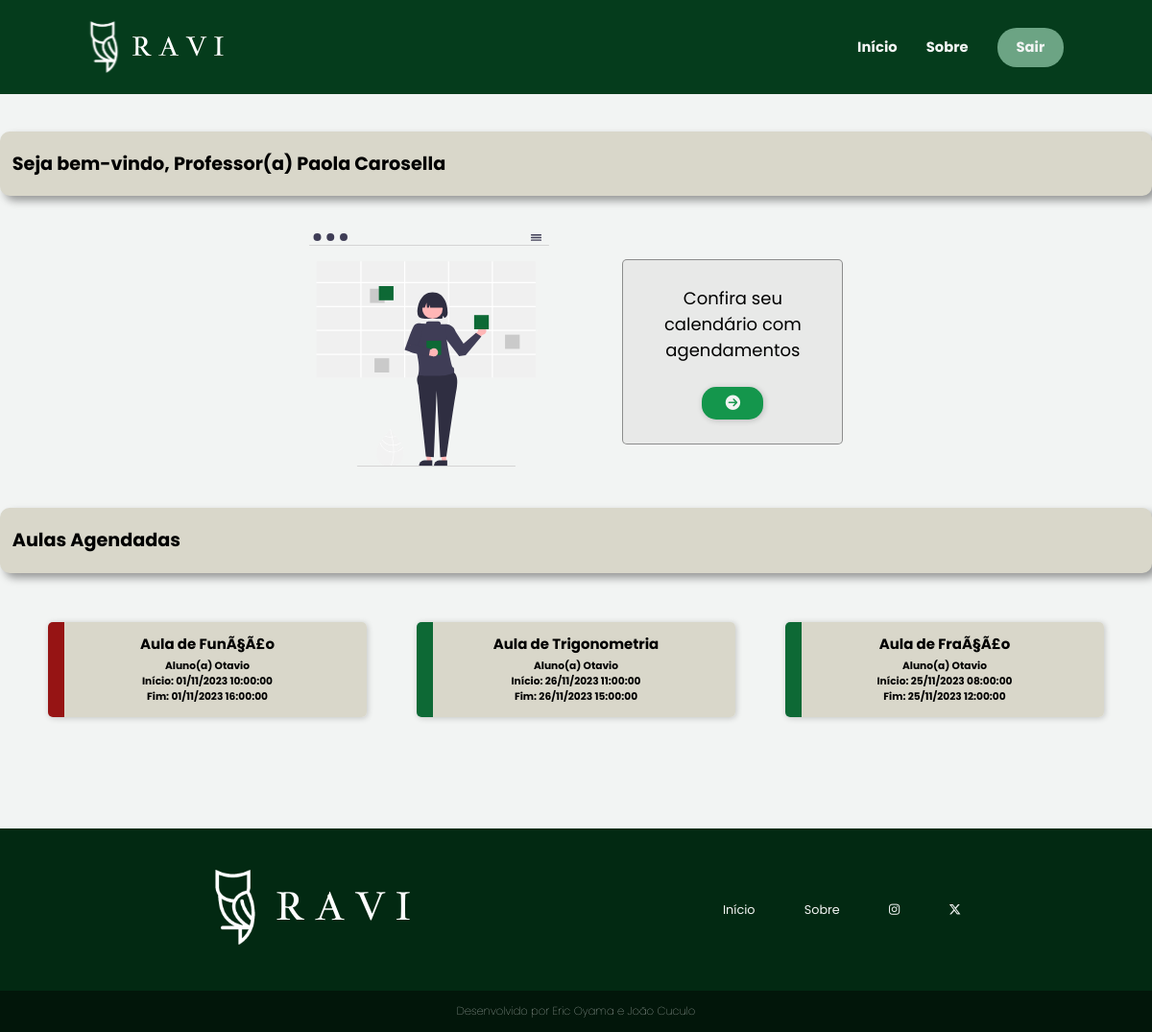
The app's page /sistema-professor/professor/principal.php (signed in), older data.
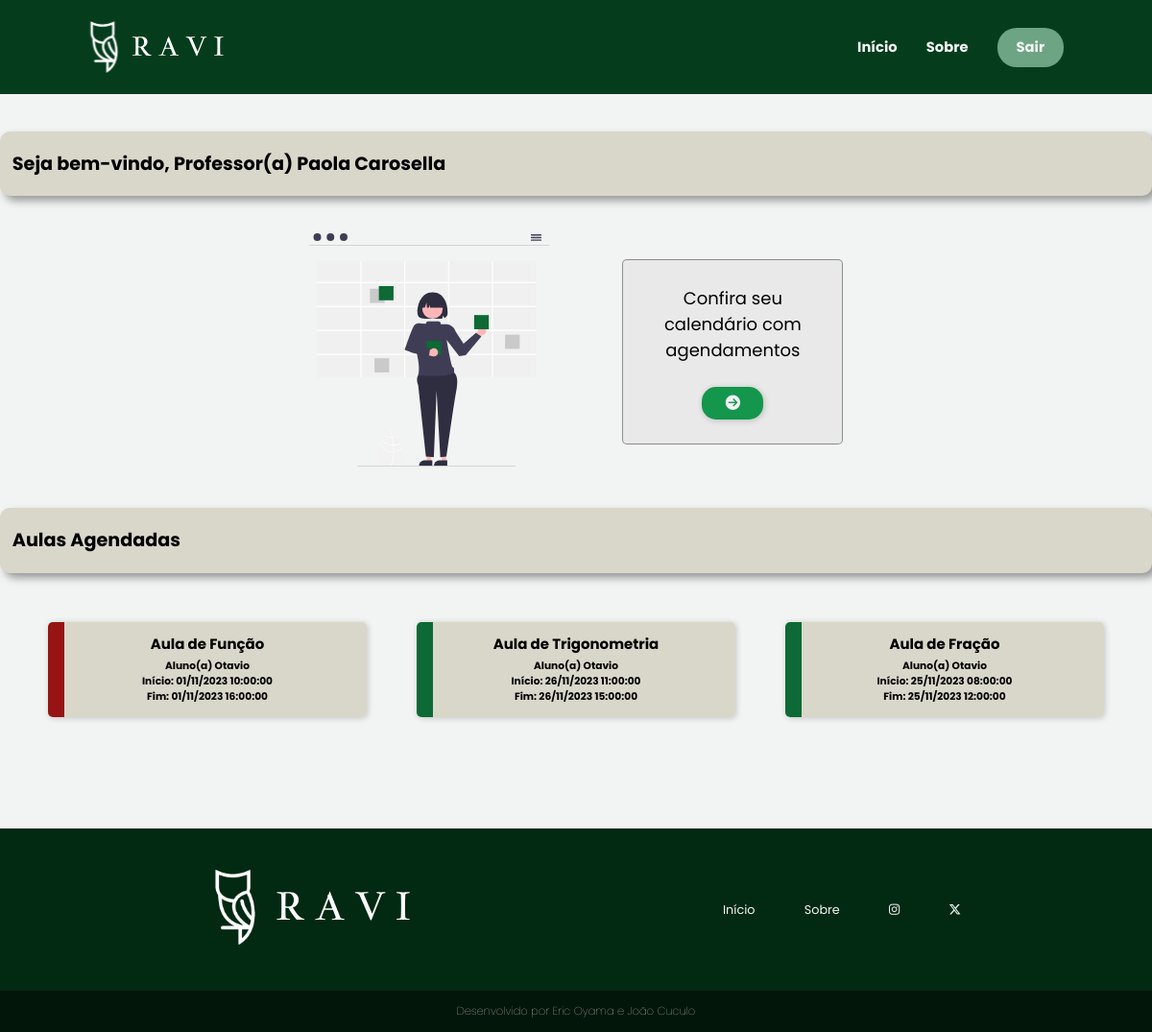
The same page, newer data.
### tables this page shows
CREATE TABLE `events` (
  `id` int(11) NOT NULL,
  `title` varchar(220) NOT NULL,
  `color` varchar(45) NOT NULL,
  `start` datetime NOT NULL,
  `end` datetime NOT NULL,
  `conteudo` text NOT NULL,
  `formaPag` varchar(20) NOT NULL,
  `aluno_id` int(11) DEFAULT NULL,
  `professor_id` int(11) DEFAULT NULL,
  `valorTotal` int(11) NOT NULL
);

CREATE TABLE `aluno` (
  `id` int(11) NOT NULL,
  `nome` varchar(100) NOT NULL,
  `email` varchar(100) NOT NULL,
  `senha` varchar(255) NOT NULL,
  `dn` date NOT NULL,
  `endereco` varchar(100) NOT NULL,
  `cep` varchar(20) NOT NULL,
  `estado` varchar(100) NOT NULL,
  `cidade` varchar(100) NOT NULL,
  `telefone` varchar(20) NOT NULL,
  `cpf` varchar(20) NOT NULL,
  `rg` varchar(20) NOT NULL,
  `sexo` varchar(10) NOT NULL,
  `dataCad` timestamp NOT NULL DEFAULT current_timestamp(),
  `status` varchar(11) NOT NULL
);

### sistema-professor/professor/principal.php (the view, shortened to what this page needs)
<?php
    require_once('../../conexao.php');
    $sql = "SELECT events.*, aluno.nome
              FROM events
        INNER JOIN aluno ON events.aluno_id = aluno.id
             WHERE professor_id = " . $_SESSION['id'];
    $resultado = mysqli_query($conexao, $sql);
?>
<!DOCTYPE html>
<html lang="pt-br">
<head>
    <link rel="stylesheet" href="../../assets/css/header-footer.css">
    <link rel="stylesheet" href="../../assets/css/principal.css">
</head>
<body>
    <?php require_once("../template-prof/menu2.php") ?>
    <main class="container">
        <div class="bem-vindo">
            <h2>Seja bem-vindo, Professor(a) <?= $_SESSION['nome']; ?></h2>
        </div>
        <section class="prof-agend">
            <div>
                <img src="../../assets/img/undraw_events_re_98ue.svg">
            </div>
            <div class="confira-agend card-border" style="width: 230px; text-align: center;">
                <p>Confira seu calendário com agendamentos</p>
                <a href="agendamento.php?id=<?= $_SESSION['id'] ?>" class="agend-btn"><i class="fa-sharp fa-solid fa-circle-arrow-right"></i></a>
            </div>
        </section>
        <section>
            <div class="bem-vindo">
                <h2>Aulas Agendadas</h2>
            </div>
            <div class="card-agend">
                <?php while ($linha = mysqli_fetch_array($resultado)) { ?>
                    <?php
                        $inicio = new DateTime($linha['start']);
                        $fim = new DateTime($linha['end']);
                    ?>
                    <a href="agendamento.php?id=<?= $_SESSION['id'] ?>" style="background-image: linear-gradient(to left, #D9D7CA 0, #D9D7CA 95%, <?= $linha['color'] ?> 5%);">
                        <h3><?= $linha['title'] ?></h3>
                        <h5>Aluno(a) <?= $linha['nome'] ?></h5>
                        <h5>Início: <?= $inicio->format('d/m/Y H:i:s') ?></h5>
                        <h5>Fim: <?= $fim->format('d/m/Y H:i:s') ?></h5>
                    </a>
                <?php } ?>
            </div>
        </section>
    </main>
    <?php require_once("../template-prof/rodape1.php") ?>
</body>
</html>

Row changes from the older to the newer data that the page shows:
changed events: title "Aula de FunÃ§Ã£o" → "Aula de Função"
changed events: title "Aula de FraÃ§Ã£o" → "Aula de Fração"
